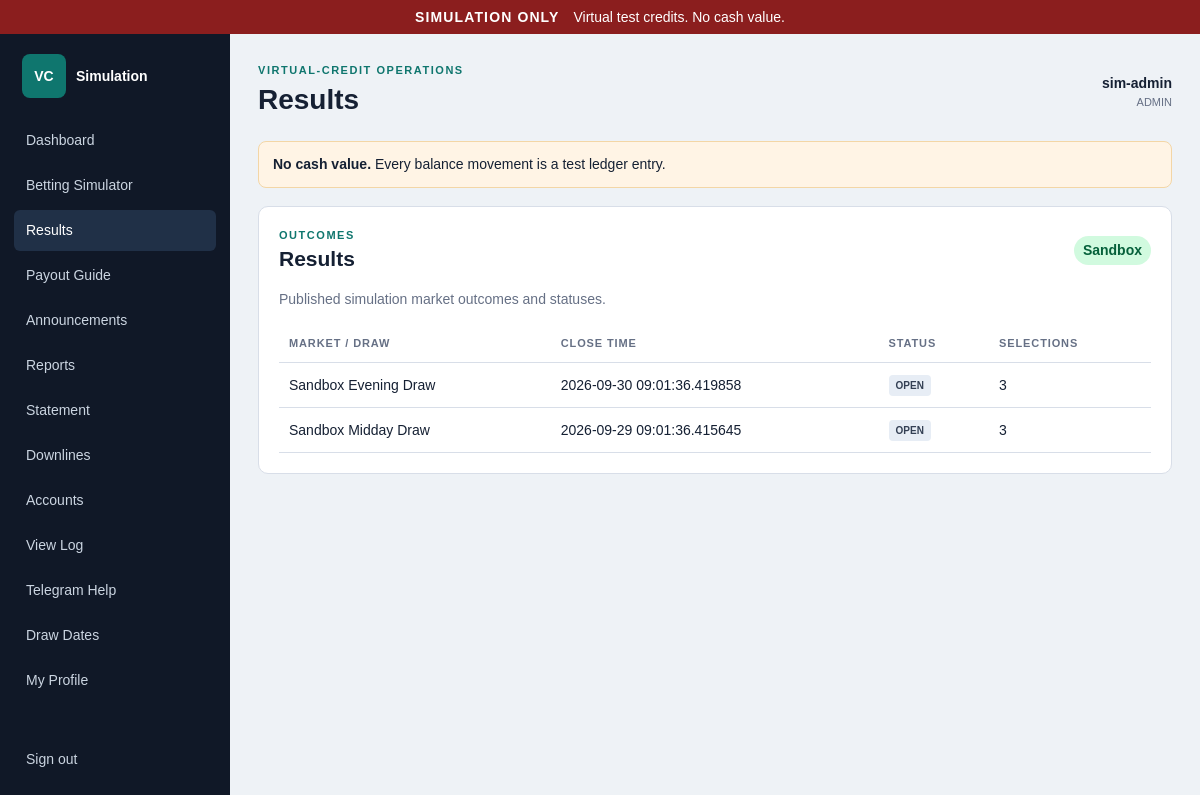
The page /results (signed in) on the database its author committed.
### app/models.py (models this page shows)
class Base(DeclarativeBase):
    pass

class User(Base):
    __tablename__ = "users"
    id: Mapped[int] = mapped_column(primary_key=True)
    username: Mapped[str] = mapped_column(String(80), unique=True, index=True)
    password_hash: Mapped[str] = mapped_column(String(255))
    role: Mapped[UserRole] = mapped_column(Enum(UserRole))
    parent_id: Mapped[int | None] = mapped_column(ForeignKey("users.id"), nullable=True)
    active: Mapped[bool] = mapped_column(Boolean, default=True)
    session_version: Mapped[int] = mapped_column(default=0)
    created_at: Mapped[datetime] = mapped_column(
        DateTime(timezone=True), default=lambda: datetime.now(timezone.utc)
    )
    parent: Mapped[User | None] = relationship(remote_side=[id], back_populates="children")
    children: Mapped[list[User]] = relationship(back_populates="parent")
    ledger_entries: Mapped[list[LedgerEntry]] = relationship(
        back_populates="user",
        order_by="LedgerEntry.id",
        foreign_keys="LedgerEntry.user_id",
    )

class Market(Base):
    __tablename__ = "markets"
    id: Mapped[int] = mapped_column(primary_key=True)
    name: Mapped[str] = mapped_column(String(120))
    closes_at: Mapped[datetime] = mapped_column(DateTime(timezone=True))
    status: Mapped[MarketStatus] = mapped_column(
        Enum(MarketStatus), default=MarketStatus.OPEN
    )
    selections: Mapped[list[Selection]] = relationship(back_populates="market")

### app/main.py (the view)
    @app.get("/results")
    def results(request: Request):
        with Session(engine) as session:
            user = signed_in_user(request, session)
            if user is None:
                return RedirectResponse("/login", status_code=303)
            markets = list(session.scalars(select(Market).order_by(Market.closes_at.desc())).unique())
            return module_response(request, session, user, "results", "Results", "OUTCOMES", "Published simulation market outcomes and statuses.", markets=markets)

### app/templates/module.html (shortened to what this page needs)
{% extends "app_base.html" %}
{% block app_content %}
<section class="panel">
  <div class="panel-head"><div><p class="kicker">{{ kicker }}</p><h2>{{ heading }}</h2></div>{% if badge %}<span class="status">{{ badge }}</span>{% endif %}</div>
  {% if description %}<p class="muted">{{ description }}</p>{% endif %}
  {% if active == 'announcements' %}
    <div class="stack-list">{% for item in announcements %}<article><h3>{{ item.title }}</h3><p>{{ item.body }}</p><small>{{ item.created_at }}</small></article>{% else %}<div class="empty">No announcements.</div>{% endfor %}</div>
  {% elif active in ['results', 'draw-dates'] %}
    <div class="table-wrap"><table><thead><tr><th>Market / draw</th><th>Close time</th><th>Status</th><th>Selections</th></tr></thead><tbody>
    {% for market in markets %}<tr><td>{{ market.name }}</td><td>{{ market.closes_at }}</td><td><span class="tag">{{ market.status.value }}</span></td><td>{{ market.selections|length }}</td></tr>{% else %}<tr><td colspan="4" class="empty">No markets configured.</td></tr>{% endfor %}
    </tbody></table></div>
  {% endif %}
</section>
{% endblock %}

### app/templates/app_base.html
{% extends "base.html" %}
{% block shell %}
<div class="app-shell">
  <aside class="sidebar">
    <div class="sidebar-brand"><span>VC</span><strong>Simulation</strong></div>
    <nav>
      <a class="{{ 'active' if active == 'dashboard' else '' }}" href="/dashboard">Dashboard</a>
      <a class="{{ 'active' if active == 'betting' else '' }}" href="/betting">Betting Simulator</a>
      <a class="{{ 'active' if active == 'results' else '' }}" href="/results">Results</a>
      <a class="{{ 'active' if active == 'payout-guide' else '' }}" href="/payout-guide">Payout Guide</a>
      <a class="{{ 'active' if active == 'announcements' else '' }}" href="/announcements">Announcements</a>
      <a class="{{ 'active' if active == 'reports' else '' }}" href="/reports">Reports</a>
      <a class="{{ 'active' if active == 'statement' else '' }}" href="/statement">Statement</a>
      {% if user.role.value != 'player' %}<a class="{{ 'active' if active == 'downlines' else '' }}" href="/downlines">Downlines</a>{% endif %}
      {% if user.role.value == 'admin' %}<a class="{{ 'active' if active == 'accounts' else '' }}" href="/accounts">Accounts</a>
      <a class="{{ 'active' if active == 'logs' else '' }}" href="/logs">View Log</a>{% endif %}
      <a class="{{ 'active' if active == 'telegram-help' else '' }}" href="/telegram-help">Telegram Help</a>
      <a class="{{ 'active' if active == 'draw-dates' else '' }}" href="/draw-dates">Draw Dates</a>
      <a class="{{ 'active' if active == 'profile' else '' }}" href="/profile">My Profile</a>
    </nav>
    <a class="logout" href="/logout">Sign out</a>
  </aside>
  <main class="workspace">
    <header class="topbar">
      <div><p class="kicker">VIRTUAL-CREDIT OPERATIONS</p><h1>{{ page_title }}</h1></div>
      <div class="user-chip"><strong>{{ user.username }}</strong><span>{{ user.role.value }}</span></div>
    </header>
    <section class="notice"><strong>No cash value.</strong> Every balance movement is a test ledger entry.</section>
    {% block app_content %}{% endblock %}
  </main>
</div>
{% endblock %}

### app/static/app.css (style rules this page uses)
:root { --ink:#152033;--muted:#667085;--line:#d8dee8;--panel:#fff;--bg:#eef2f6;--nav:#101827;--accent:#0f766e;--danger:#b42318 }
* { box-sizing:border-box }
body { margin:0;background:var(--bg);color:var(--ink);font:14px/1.5 Arial,sans-serif }
.brand-mark,.sidebar-brand span { display:grid;place-items:center;width:44px;height:44px;background:var(--accent);color:#fff;border-radius:8px;font-weight:900 }
.kicker { margin:16px 0 4px;color:var(--accent);font-size:11px;font-weight:800;letter-spacing:.14em }
.login-card h1,.topbar h1,.panel h2 { margin:0 }
.muted { color:var(--muted) }
.app-shell { min-height:calc(100dvh - 34px);display:grid;grid-template-columns:230px 1fr }
.sidebar { background:var(--nav);color:#fff;padding:20px 14px;display:flex;flex-direction:column }
.sidebar-brand { display:flex;align-items:center;gap:10px;padding:0 8px 22px }
.sidebar nav { display:grid;gap:4px }
.sidebar a { color:#cbd5e1;text-decoration:none;padding:10px 12px;border-radius:6px }
.sidebar a:hover,.sidebar a.active { background:#203047;color:#fff }
.logout { margin-top:auto }
.workspace { padding:28px }
.topbar { display:flex;align-items:center;justify-content:space-between;margin-bottom:20px }
.topbar .kicker { margin:0 }
.user-chip { display:grid;text-align:right }
.user-chip span { color:var(--muted);text-transform:uppercase;font-size:11px }
.notice { background:#fff4e5;border:1px solid #f3d6a6;padding:12px 14px;border-radius:8px;margin-bottom:18px }
.metric-grid article,.panel { background:var(--panel);border:1px solid var(--line);border-radius:10px;padding:20px }
.panel { margin-top:18px }
.panel-head { display:flex;justify-content:space-between;align-items:center }
.panel-head .kicker { margin:0 }
.status { background:#d1fadf;color:#05603a;border-radius:999px;padding:4px 9px;font-weight:700 }
.table-wrap { overflow:auto;margin-top:14px }
table { width:100%;border-collapse:collapse }
th,td { text-align:left;padding:11px 10px;border-bottom:1px solid var(--line);white-space:nowrap }
th { color:var(--muted);font-size:11px;text-transform:uppercase;letter-spacing:.08em }
.tag { display:inline-block;background:#e7edf5;color:#344054;padding:3px 7px;border-radius:4px;text-transform:uppercase;font-size:10px;font-weight:800 }

### rows shown on the page
User: username "sim-admin", role.value "ADMIN"
Market: name "Sandbox Evening Draw", closes_at "2026-09-30 09:01:36.419858", status.value "OPEN", selections|length "3"
Market: name "Sandbox Midday Draw", closes_at "2026-09-29 09:01:36.415645", status.value "OPEN", selections|length "3"

### other values the page prints
{{ page_title }} "Results"
{{ kicker }} "OUTCOMES"
{{ heading }} "Results"
{{ badge }} "Sandbox"
{{ description }} "Published simulation market outcomes and statuses."
